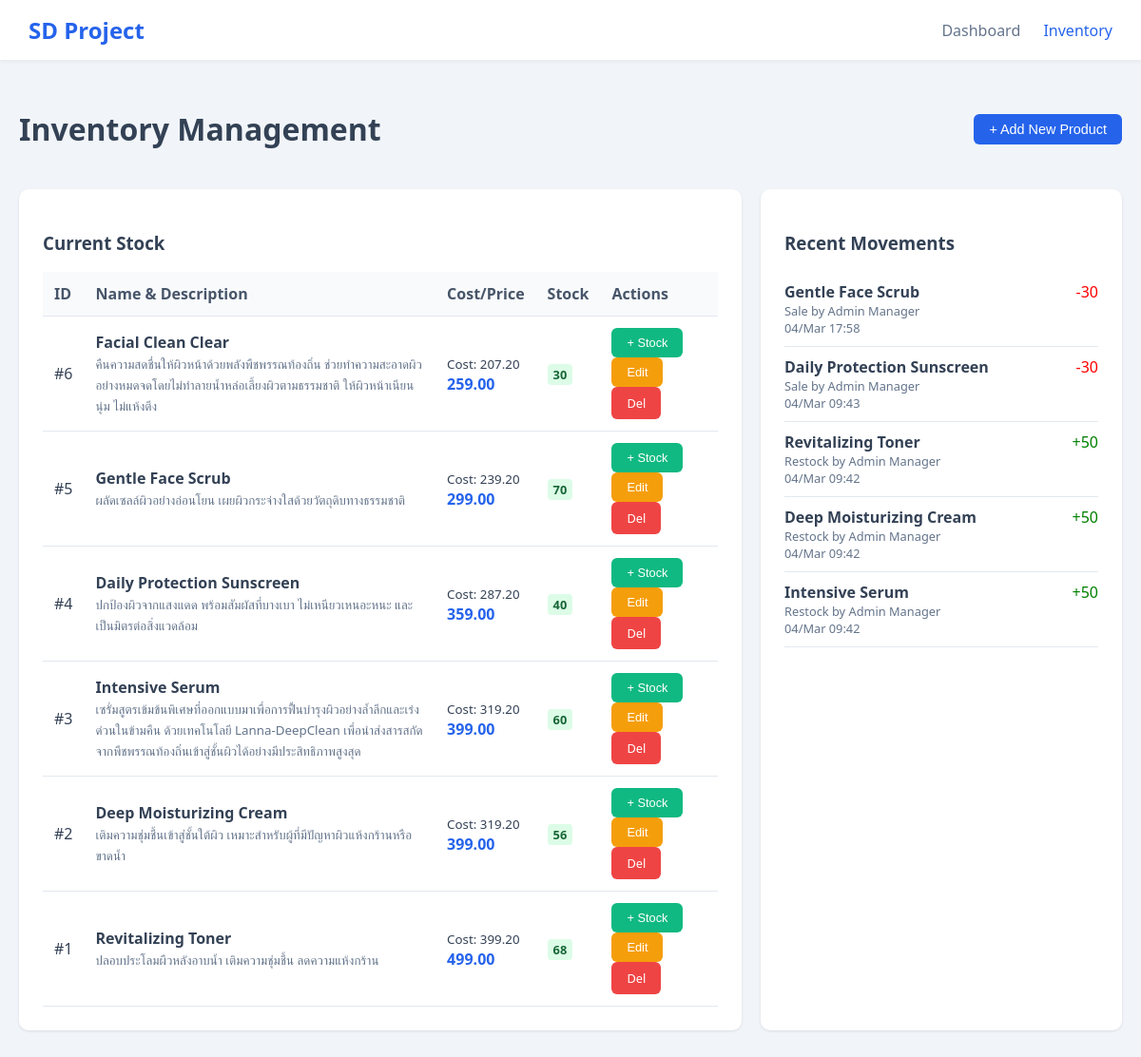
The page /manage_products.php (signed in) on the database its author committed.
### tables this page shows
CREATE TABLE `Products` (
  `product_id` int NOT NULL,
  `product_name` varchar(100) NOT NULL,
  `description` text,
  `cost` decimal(10,2) DEFAULT '0.00',
  `price` decimal(10,2) DEFAULT '0.00',
  `stock_qty` int DEFAULT '0',
  `is_deleted` tinyint(1) DEFAULT '0',
  `updated_at` datetime DEFAULT NULL ON UPDATE CURRENT_TIMESTAMP,
  `deleted_by` int DEFAULT NULL,
  `deleted_at` datetime DEFAULT NULL
);

CREATE TABLE `Stock_Logs` (
  `log_id` int NOT NULL,
  `product_id` int NOT NULL,
  `qty_change` int NOT NULL,
  `log_type` enum('Restock','Sale','Adjustment','Cancel_Restock') NOT NULL,
  `employee_id` int NOT NULL,
  `related_order_id` int DEFAULT NULL,
  `log_date` datetime DEFAULT CURRENT_TIMESTAMP
);

CREATE TABLE `Employees` (
  `employee_id` int NOT NULL,
  `employee_name` varchar(100) NOT NULL,
  `username` varchar(50) NOT NULL,
  `password` varchar(255) NOT NULL,
  `role` enum('Manager','Sales','Inventory') NOT NULL,
  `is_deleted` tinyint(1) DEFAULT '0',
  `created_at` datetime DEFAULT CURRENT_TIMESTAMP,
  `created_by` int DEFAULT NULL,
  `deleted_by` int DEFAULT NULL,
  `deleted_at` datetime DEFAULT NULL
);

### manage_products.php (the view, shortened to what this page needs)
<?php
include 'db_connect.php';
$products = $conn->query("SELECT * FROM Products WHERE is_deleted = 0 ORDER BY product_id DESC");
$logs = $conn->query("SELECT l.*, p.product_name, e.employee_name FROM Stock_Logs l JOIN Products p ON l.product_id = p.product_id JOIN Employees e ON l.employee_id = e.employee_id ORDER BY l.log_date DESC LIMIT 5");
?>
<!DOCTYPE html>
<html lang="en">
<head>
    <link rel="stylesheet" href="style.css">
</head>
<body>
<nav class="navbar">
    <a href="index.php" class="nav-brand">SD Project</a>
    <div class="nav-menu">
        <a href="index.php">Dashboard</a>
        <a href="manage_products.php" class="active">Inventory</a>
    </div>
</nav>
<div class="container">
    <div style="display: flex; justify-content: space-between; align-items: center; margin-bottom: 20px;">
        <h1>Inventory Management</h1>
        <button onclick="openModal('addModal')" class="btn btn-primary">+ Add New Product</button>
    </div>
    <div class="dashboard-grid" style="grid-template-columns: 2fr 1fr;">
        <div class="card">
            <h3>Current Stock</h3>
            <table>
                <thead><tr><th>ID</th><th>Name & Description</th><th>Cost/Price</th><th>Stock</th><th>Actions</th></tr></thead>
                <tbody>
                    <?php while($p = $products->fetch_assoc()): ?>
                    <tr>
                        <td>#<?php echo $p['product_id']; ?></td>
                        <td>
                            <strong><?php echo htmlspecialchars($p['product_name']); ?></strong><br>
                            <small style="color: #64748b;"><?php echo $p['description'] ? htmlspecialchars($p['description']) : '-'; ?></small>
                        </td>
                        <td><small>Cost: <?php echo $p['cost']; ?></small><br><strong style="color:#2563eb;"><?php echo $p['price']; ?></strong></td>
                        <td><?php echo ($p['stock_qty'] < 30) ? "<span class='badge-low'>Low: {$p['stock_qty']}</span>" : "<span class='badge-ok'>{$p['stock_qty']}</span>"; ?></td>
                        <td>
                            <button onclick="openRestock(<?php echo $p['product_id']; ?>, '<?php echo htmlspecialchars(addslashes($p['product_name'])); ?>')" class="btn btn-success" style="font-size:0.8em;">+ Stock</button>
                            <button onclick='openEdit(<?php echo json_encode($p, JSON_HEX_APOS | JSON_HEX_QUOT); ?>)' class="btn btn-warning" style="font-size:0.8em;">Edit</button>
                            <a href="?delete_id=<?php echo $p['product_id']; ?>" class="btn btn-danger" style="font-size:0.8em;" onclick="return confirm('Trash this product?')">Del</a>
                        </td>
                    </tr>
                    <?php endwhile; ?>
                </tbody>
            </table>
        </div>
        <div class="card">
            <h3>Recent Movements</h3>
            <ul style="list-style: none; padding: 0;">
                <?php while($l = $logs->fetch_assoc()): ?>
                <li style="border-bottom: 1px solid #e2e8f0; padding: 10px 0;">
                    <div style="display: flex; justify-content: space-between;">
                        <strong><?php echo htmlspecialchars($l['product_name']); ?></strong>
                        <span style="<?php echo $l['qty_change'] > 0 ? 'color:green':'color:red'; ?>"><?php echo $l['qty_change'] > 0 ? '+'.$l['qty_change'] : $l['qty_change']; ?></span>
                    </div>
                    <div style="font-size: 0.8em; color: #64748b;"><?php echo $l['log_type']; ?> by <?php echo htmlspecialchars($l['employee_name']); ?><br><?php echo date('d/M H:i', strtotime($l['log_date'])); ?></div>
                </li>
                <?php endwhile; ?>
            </ul>
        </div>
    </div>
</div>
</body>
</html>

### style.css (style rules this page uses)
body { font-family: 'Segoe UI', Tahoma, Geneva, Verdana, sans-serif; background-color: #f1f5f9; margin: 0; padding: 0; color: #334155; }
a { text-decoration: none; }
.navbar { background: #fff; padding: 15px 30px; box-shadow: 0 2px 4px rgba(0,0,0,0.05); display: flex; justify-content: space-between; align-items: center; }
.nav-brand { font-size: 1.5rem; font-weight: bold; color: #2563eb; }
.nav-menu a { margin-left: 20px; color: #64748b; font-weight: 500; }
.nav-menu a.active { color: #2563eb; }
.container { max-width: 1200px; margin: 30px auto; padding: 0 20px; }
.dashboard-grid { display: grid; grid-template-columns: repeat(auto-fit, minmax(300px, 1fr)); gap: 20px; margin-bottom: 30px; }
.card { background: #fff; padding: 25px; border-radius: 10px; box-shadow: 0 1px 3px rgba(0,0,0,0.1); transition: transform 0.2s; }
.btn { display: inline-block; padding: 8px 16px; border-radius: 6px; color: #fff; border: none; cursor: pointer; font-size: 0.9rem; }
.btn-primary { background: #2563eb; }
.btn-success { background: #10b981; }
.btn-warning { background: #f59e0b; }
.btn-danger { background: #ef4444; }
table { width: 100%; border-collapse: collapse; margin-top: 10px; }
th, td { padding: 12px; text-align: left; border-bottom: 1px solid #e2e8f0; }
th { background-color: #f8fafc; color: #475569; }

### manage_products.php (style rules this page uses)
.badge-ok { background: #dcfce7; color: #166534; padding: 2px 6px; border-radius: 4px; font-size: 0.8em; font-weight: bold; }

### rows shown on the page
products: product_id "6", product_name "Facial Clean Clear", description "คืนความสดชื่นให้ผิวหน้าด้วยพลังพืชพรรณท้องถิ่น ช่วยทำความสะอาดผิวอย่างหมดจดโดยไม่ทำลายน้ำหล่อเลี้ยงผิวตามธรรมชาติ ให้ผิวหน้าเนียนนุ่ม ไม่แห้งตึง", cost "207.20", price "259.00", stock_qty "30"
products: product_id "5", product_name "Gentle Face Scrub", description "ผลัดเซลล์ผิวอย่างอ่อนโยน เผยผิวกระจ่างใสด้วยวัตถุดิบทางธรรมชาติ", cost "239.20", price "299.00", stock_qty "70"
products: product_id "4", product_name "Daily Protection Sunscreen", description "ปกป้องผิวจากแสงแดด พร้อมสัมผัสที่บางเบา ไม่เหนียวเหนอะหนะ และเป็นมิตรต่อสิ่งแวดล้อม", cost "287.20", price "359.00", stock_qty "40"
products: product_id "3", product_name "Intensive Serum", description "เซรั่มสูตรเข้มข้นพิเศษที่ออกแบบมาเพื่อการฟื้นบำรุงผิวอย่างล้ำลึกและเร่งด่วนในข้ามคืน ด้วยเทคโนโลยี Lanna-DeepClean เพื่อนำส่งสารสกัดจากพืชพรรณท้องถิ่นเข้าสู่ชั้นผิวได้อย่างมีประสิทธิภาพสูงสุด", cost "319.20", price "399.00", stock_qty "60"
products: product_id "2", product_name "Deep Moisturizing Cream", description "เติมความชุ่มชื้นเข้าสู่ชั้นใต้ผิว เหมาะสำหรับผู้ที่มีปัญหาผิวแห้งกร้านหรือขาดน้ำ", cost "319.20", price "399.00", stock_qty "56"
products: product_id "1", product_name "Revitalizing Toner", description "ปลอบประโลมผืวหลังอาบน้ำ เติมความชุ่มชื้น ลดความแห้งกร้าน", cost "399.20", price "499.00", stock_qty "68"
stock_logs: product.product_name "Gentle Face Scrub", qty_change "-30", log_type "Sale", employee.employee_name "Admin Manager", log_date "04/Mar 17:58"
stock_logs: product.product_name "Daily Protection Sunscreen", qty_change "-30", log_type "Sale", employee.employee_name "Admin Manager", log_date "04/Mar 09:43"
stock_logs: product.product_name "Revitalizing Toner", qty_change "50", log_type "Restock", employee.employee_name "Admin Manager", log_date "04/Mar 09:42"
stock_logs: product.product_name "Deep Moisturizing Cream", qty_change "50", log_type "Restock", employee.employee_name "Admin Manager", log_date "04/Mar 09:42"
stock_logs: product.product_name "Intensive Serum", qty_change "50", log_type "Restock", employee.employee_name "Admin Manager", log_date "04/Mar 09:42"
